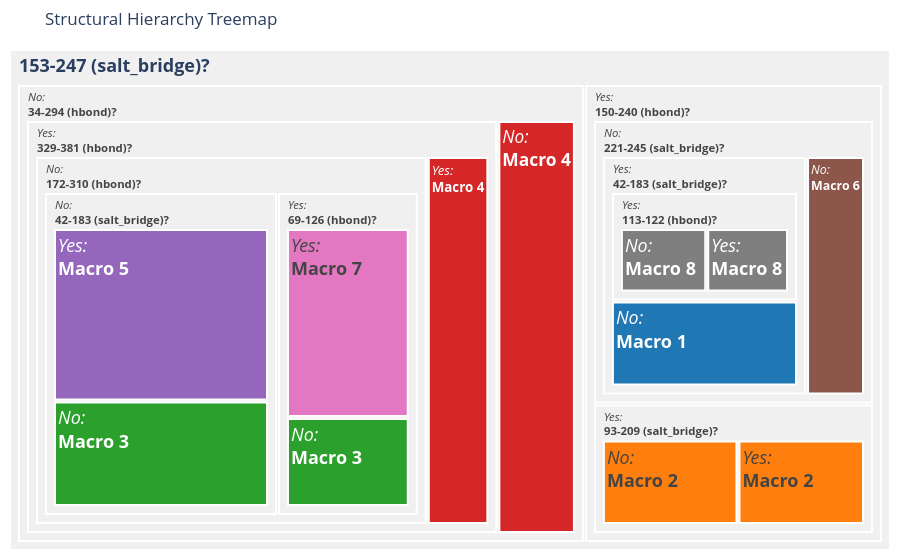

The code cell stored with this chart in its notebook:
### Code cell
import json
import plotly.graph_objects as go
import plotly.express as px

# --- Preparation ---
# 1. Assuming 'rename_map' and 'micro_to_macro' are defined from previous steps
# rename_map = get_clean_mapping_dict("your_structure.pdb", split_features)
unique_macros = np.sort(np.unique(micro_to_macro))
colors_palette = px.colors.qualitative.D3
macro_color_map = {m: colors_palette[i % len(colors_palette)] for i, m in enumerate(unique_macros)}

ids, labels, parents, values, colors = [], [], [], [], []

def parse_node(node, parent_id=None, connection="ROOT"):
    node_id = str(id(node))
    val = node.get("n_frames", 1)

    # 1. Fix the "If Yes/No" logic to refer to the branch taken
    path_info = ""
    if connection == "PRESENT":
        path_info = "<i>Yes:</i><br>"
    elif connection == "ABSENT":
        path_info = "<i>No:</i><br>"

    if not node.get("leaf"):
        # 2. Renumber the feature
        raw_rule = node.get("rule", {}).get("name", "Split")
        # Split across lines for better fit in boxes
        rule_name = rename_map.get(raw_rule, raw_rule)

        display_label = f"{path_info}<b>{rule_name}?</b>"
        # 3. Clean structural color (Light Grey for decision nodes)
        node_color = "rgb(240, 240, 240)"
    else:
        # Leaf nodes
        micro_id = node.get("leaf_id")
        macro_id = micro_to_macro[micro_id]
        display_label = f"{path_info}<b>Macro {macro_id+1}</b>"
        node_color = macro_color_map[macro_id]

    ids.append(node_id)
    labels.append(display_label)
    parents.append(parent_id)
    values.append(val)
    colors.append(node_color)

    if "left" in node:
        parse_node(node["left"], node_id, connection="PRESENT")
    if "right" in node:
        parse_node(node["right"], node_id, connection="ABSENT")

# Clear and parse
ids, labels, parents, values, colors = [], [], [], [], []
parse_node(tree_data)

# 4. Create the Treemap with larger font and crisp lines
fig = go.Figure(go.Treemap(
    ids=ids,
    labels=labels,
    parents=parents,
    values=values,
    branchvalues="total",
    marker=dict(
        colors=colors,
        line=dict(color='white', width=2)
    ),
    # Use 'textinfo' and 'textfont' to fix the small font issue
    textinfo="label",
    textfont=dict(size=18),
    hovertemplate='<b>%{label}</b><br>Frames: %{value}<extra></extra>'
))

fig.update_layout(
    title="Structural Hierarchy Treemap",
    template="plotly_white",
    margin=dict(t=50, l=10, r=10, b=10)
)

fig.show(config={'displayModeBar': False})

### Figure 1 — Plotly figure (JSON) as saved in the notebook; plotly's stock layout.template omitted (floating-point values rounded to 4 significant figures)
{"data": [{"branchvalues": "total", "hovertemplate": "<b>%{label}</b><br>Frames: %{value}<extra></extra>", "ids": ["140010397640064", "140010394463040", "140010395101760", "140010382740608", "140010382740992", "140010394349184", "140010394831168", "140010395052160", "140010394844224", "140010383495680", "139997716415744", "140010395047936", "139997716417280", "140010397461120", "140010396394176", "140010333958080", "140010394842560", "139997716629952", "140010391721600", "140010394352640", "140010394348416", "140010394345536", "140010393678400"], "labels": ["<b>153-247 (salt_bridge)?</b>", "<i>Yes:</i><br><b>150-240 (hbond)?</b>", "<i>Yes:</i><br><b>93-209 (salt_bridge)?</b>", "<i>Yes:</i><br><b>Macro 2</b>", "<i>No:</i><br><b>Macro 2</b>", "<i>No:</i><br><b>221-245 (salt_bridge)?</b>", "<i>Yes:</i><br><b>42-183 (salt_bridge)?</b>", "<i>Yes:</i><br><b>113-122 (hbond)?</b>", "<i>Yes:</i><br><b>Macro 8</b>", "<i>No:</i><br><b>Macro 8</b>", "<i>No:</i><br><b>Macro 1</b>", "<i>No:</i><br><b>Macro 6</b>", "<i>No:</i><br><b>34-294 (hbond)?</b>", "<i>Yes:</i><br><b>329-381 (hbond)?</b>", "<i>Yes:</i><br><b>Macro 4</b>", "<i>No:</i><br><b>172-310 (hbond)?</b>", "<i>Yes:</i><br><b>69-126 (hbond)?</b>", "<i>Yes:</i><br><b>Macro 7</b>", "<i>No:</i><br><b>Macro 3</b>", "<i>No:</i><br><b>42-183 (salt_bridge)?</b>", "<i>Yes:</i><br><b>Macro 5</b>", "<i>No:</i><br><b>Macro 3</b>", "<i>No:</i><br><b>Macro 4</b>"], "marker": {"colors": ["rgb(240, 240, 240)", "rgb(240, 240, 240)", "rgb(240, 240, 240)", "#FF7F0E", "#FF7F0E", "rgb(240, 240, 240)", "rgb(240, 240, 240)", "rgb(240, 240, 240)", "#7F7F7F", "#7F7F7F", "#1F77B4", "#8C564B", "rgb(240, 240, 240)", "rgb(240, 240, 240)", "#D62728", "rgb(240, 240, 240)", "rgb(240, 240, 240)", "#E377C2", "#2CA02C", "rgb(240, 240, 240)", "#9467BD", "#2CA02C", "#D62728"], "line": {"color": "white", "width": 2}}, "parents": [null, "140010397640064", "140010394463040", "140010395101760", "140010395101760", "140010394463040", "140010394349184", "140010394831168", "140010395052160", "140010395052160", "140010394831168", "140010394349184", "140010397640064", "139997716417280", "140010397461120", "140010397461120", "140010333958080", "140010394842560", "140010394842560", "140010333958080", "140010394352640", "140010394352640", "139997716417280"], "textfont": {"size": 18}, "textinfo": "label", "type": "treemap", "values": [60000, 20677, 6482, 3130, 3352, 14195, 11056, 6195, 3014, 3181, 4861, 3139, 39323, 33767, 4587, 29180, 10989, 7472, 3517, 18191, 11281, 6910, 5556]}], "layout": {"margin": {"b": 10, "l": 10, "r": 10, "t": 50}, "title": {"text": "Structural Hierarchy Treemap"}}}
